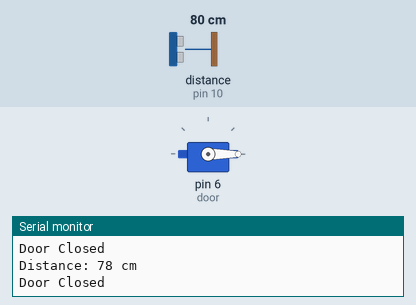
Recording of a sketch running on a simulated Arduino Uno, built with avr-gcc and run on an emulated ATmega328P. On the bench: servo, the last lines printed to the serial monitor. Wiring (inferred from the names in the program): ultrasonic range finder: trigger pin 9; echo pin 10. The test bench sets the inputs (shaded band); at power-on: distance to the obstacle (sensor on pin 10) 80 cm. The echo pulse lasts 58.3 µs per cm.

Above: at 1.3 s.
1.4 s: distance to the obstacle (sensor on pin 10) set to 34 cm
2.9 s: distance to the obstacle (sensor on pin 10) set to 29 cm
At 3.5 s:
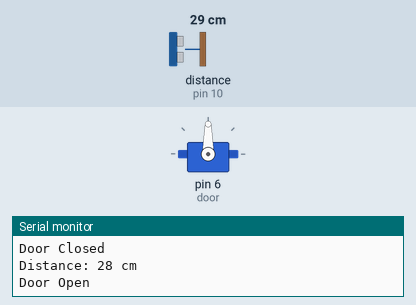
4.5 s: distance to the obstacle (sensor on pin 10) set to 35 cm
At 4.9 s:
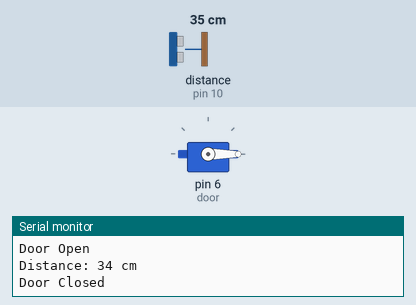
6.0 s: distance to the obstacle (sensor on pin 10) set to 2 cm
At 7.5 s:
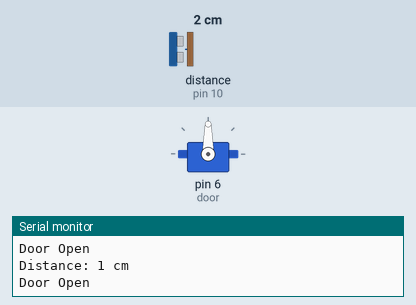
Timing chart, 0 to 8.5 s (numbered marks = the images above; inputs shaded):
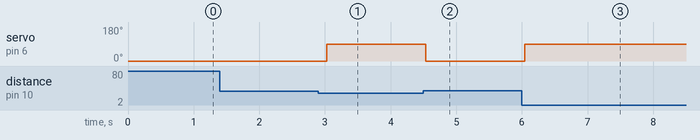

Measured:
- the behaviour switches between 31 and 30 cm on distance to the obstacle (sensor on pin 10) (found by bisection; images 0 and 1)
- after the input at 2.9 s, servo on pin 6 (door): 0° → 90° after 0.13 s
- after the input at 4.5 s, servo on pin 6 (door): 90° → 0° at once
- after the input at 6.0 s, servo on pin 6 (door): 0° → 90° at once

The sketch:

ultrasonic_servo.ino
```cpp
#include <Servo.h>

Servo door;
const int trigPin = 9;
const int echoPin = 10;
long duration;
int distance;

void setup()
{
  pinMode(trigPin, OUTPUT);
  pinMode(echoPin, INPUT);
  door.attach(6);
  Serial.begin(9600);
  door.write(0);   // Door Closed
}

void loop()
{
  digitalWrite(trigPin, LOW);
  delayMicroseconds(2);
  digitalWrite(trigPin, HIGH);
  delayMicroseconds(10);
  digitalWrite(trigPin, LOW);

  duration = pulseIn(echoPin, HIGH);
  distance = duration * 0.034 / 2;

  Serial.print("Distance: ");
  Serial.print(distance);
  Serial.println(" cm");

  if(distance < 30)
  {
    door.write(90);
    Serial.println("Door Open");
  }
  else
  {
    door.write(0);
    Serial.println("Door Closed");
  }
  delay(500);
}
```
